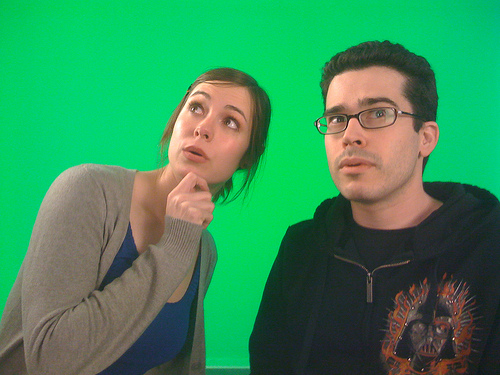
#> input picture Assignment1/greenscreen.jpg, 500 x 375 px
$ python assignment1.py
#> lines starting #> are read from the running program, lines starting #| are printed output that depends on the picture
import matplotlib.pyplot as plt
from skimage import data,filters
import scipy.ndimage as ndimage
import numpy as np
from PIL import Image
from math import floor, ceil
import pandas as pd
import cv2
import os
import math

image = plt.imread("greenscreen.jpg")
#> image is the input picture: shape (375, 500, 3); mean R, G, B 56.1, 140.7, 88.5
cat =plt.imread("cat.jpg")
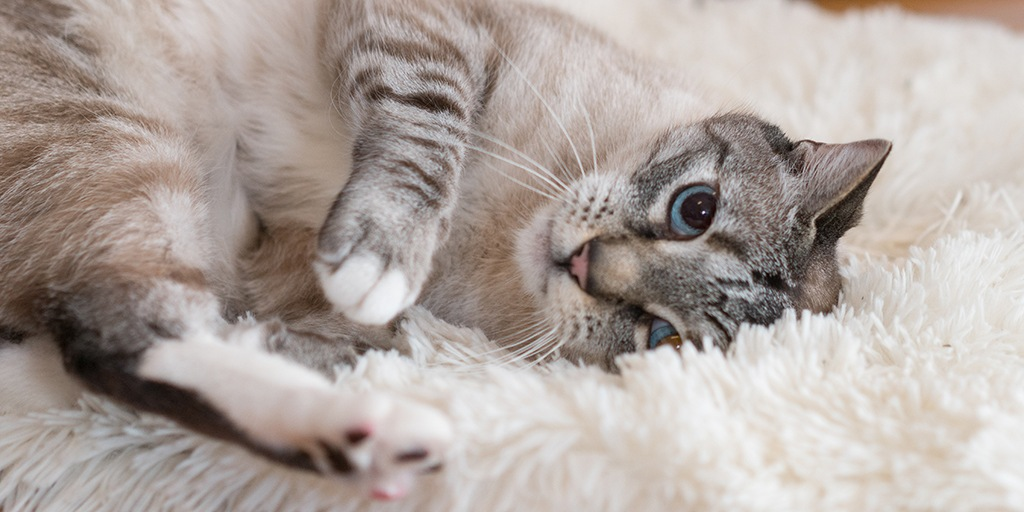
#> input picture Assignment1/cat.jpg, 1024 x 512 px
#> cat is the input picture: shape (512, 1024, 3); mean R, G, B 175.3, 165, 159.5
cat_background = cat[130:505,200:700,:]
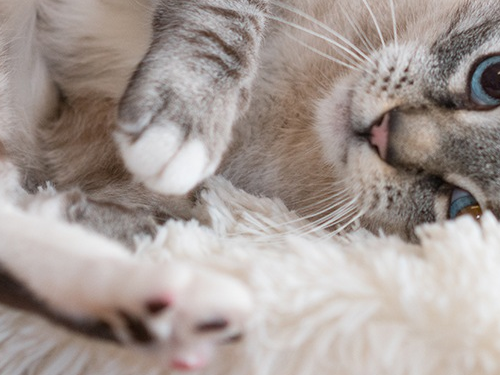
#> cat_background: shape (375, 500, 3); mean R, G, B 166, 155.2, 150
orb = cv2.ORB_create()
minHessian = 400
#> (the run stopped early here; a loop or call above may not have finished)
